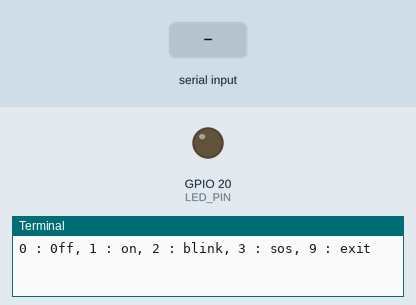
The program below on a simulated Raspberry Pi (BCM pin numbers). On the bench: output pins drawn as LEDs (lit = HIGH), the last lines printed to the terminal. The test bench sets the inputs (shaded band).

Above: at 1.2 s.
1.3 s: "3" typed at the terminal, then Enter
At 2.2 s:
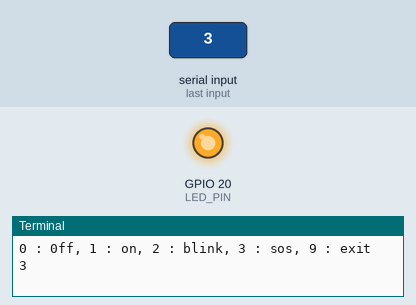
Timing chart, 0 to 10.3 s (numbered marks = the images above; inputs shaded):
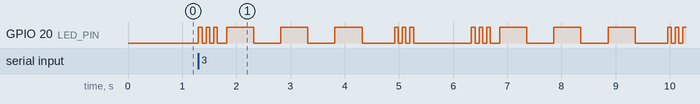

The program:

led_blink_input.py
```python
import RPi.GPIO as GPIO
import time

LED_PIN = 20
GPIO.setmode(GPIO.BCM)
GPIO.setup(LED_PIN, GPIO.OUT)

try:
    while True:
        val = input("0 : 0ff, 1 : on, 2 : blink, 3 : sos, 9 : exit ")
        if val == '0':
            GPIO.output(LED_PIN, GPIO.LOW)
            print("led off")
        elif val == '1':
            GPIO.output(LED_PIN, GPIO.HIGH)
            print("led on")
        elif val == '2':
            n = int(input())
            for i in range(n):
                GPIO.output(LED_PIN, GPIO.HIGH)
                print("led on")
                time.sleep(1)
                GPIO.output(LED_PIN, GPIO.LOW)
                print("led off")
                time.sleep(1)
        elif val == '3':
            while True:
                for i in range(3):
                    GPIO.output(LED_PIN, GPIO.HIGH)
                    time.sleep(0.07)
                    GPIO.output(LED_PIN, GPIO.LOW)
                    time.sleep(0.07)
                time.sleep(0.1)
                for i in range(3):
                    GPIO.output(LED_PIN, GPIO.HIGH)
                    time.sleep(0.5)
                    GPIO.output(LED_PIN, GPIO.LOW)
                    time.sleep(0.5)
                time.sleep(0.1)
                for i in range(3):
                    GPIO.output(LED_PIN, GPIO.HIGH)
                    time.sleep(0.07)
                    GPIO.output(LED_PIN, GPIO.LOW)
                    time.sleep(0.07)
                time.sleep(1)
        elif val == '9':
            break
        else :
            print("????????????????????????????????")
finally:
    GPIO.cleanup()


print("cleanup and exit")
    
```
